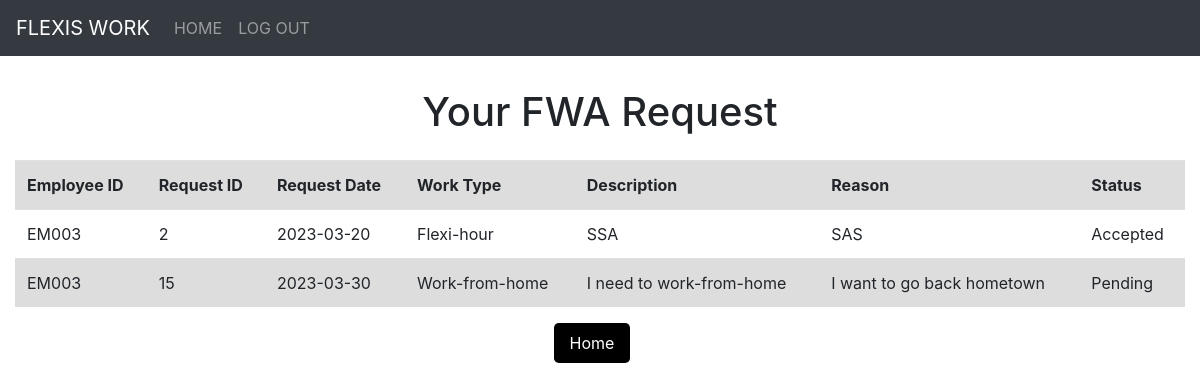
Before: /submmitedFWARequest.php (signed in) with the older database file.
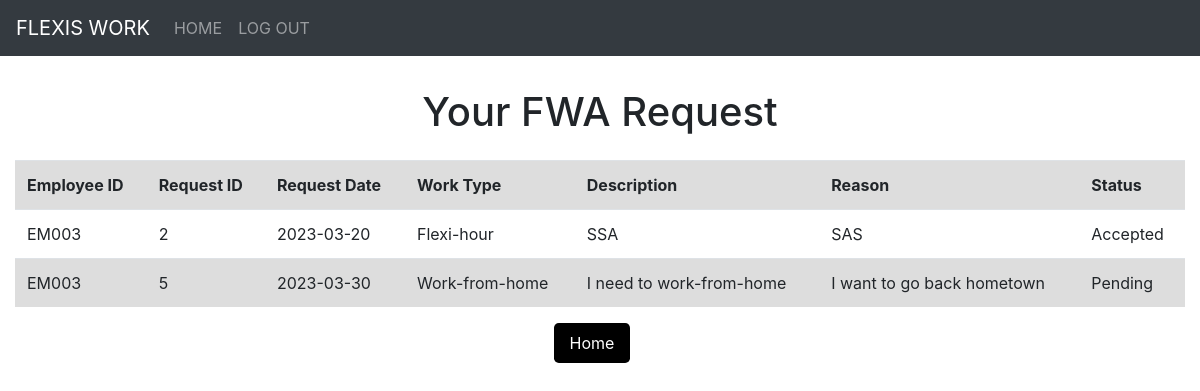
After: the same page with the newer database file.
### tables this page shows
CREATE TABLE `fwa_rquest` (
  `requestID` int(11) NOT NULL,
  `requestDate` date NOT NULL DEFAULT current_timestamp(),
  `workType` varchar(30) NOT NULL CHECK (`workType` in ('Flexi-hour','Work-from-home','Hybrid')),
  `description` varchar(255) NOT NULL,
  `reason` varchar(255) NOT NULL,
  `status` varchar(20) NOT NULL,
  `comment` varchar(255) DEFAULT NULL,
  `employeeID` varchar(5) NOT NULL
);

### submmitedFWARequest.php (the view, shortened to what this page needs)
<!DOCTYPE html>
<html>
<?php include 'Component/head.php'; ?>
<?php include 'Component/header.php'; ?>
<head>
</head>
<body>
    <h1>Your FWA Request</h1>
    <div class="container-fluid">
        <table class="table">
            <tbody>
                <tr>
                    <th scope="col">Employee ID</th>
                    <th scope="col">Request ID</th>
                    <th scope="col">Request Date</th>
                    <th scope="col">Work Type</th>
                    <th scope="col">Description</th>
                    <th scope="col">Reason</th>
                    <th scope="col">Status</th>
                </tr>
                <?php
            require_once('config.php');
            $employee_id = $_SESSION["EmployeeID"];
            $sql =  "SELECT * FROM fwa_rquest WHERE employeeID = '$employee_id'";
            $result = $conn->query($sql);
            while($row = $result -> fetch_assoc()){
                echo
                "<tr>
                    <td>".$row["employeeID"]."</td>
                    <td>".$row["requestID"]."</td>
                    <td>".$row["requestDate"]."</td>
                    <td>".$row["workType"]."</td>
                    <td>".$row["description"]."</td>
                    <td>".$row["reason"]."</td>
                    <td>".$row["status"]."</td>
                </tr>";
            }
            ?>
            </tbody>
        </table>
        <div class="container text-center">
            <form action="submmitedFWARequest.php" method="post">
                <input class="btn btn-secondary" type="submit" name="home" value="Home" formnovalidate>
            </form>
        </div>
    </div>
</body>
</html>

### Component/head.php (shortened to what this page needs)
<head>
    <link rel="stylesheet" href="https://stackpath.bootstrapcdn.com/bootstrap/4.1.3/css/bootstrap.min.css">
    <link rel="stylesheet" href="style.css">
    </head>

### Component/header.php
<?php
    $homePage = "";
    if(isset($_SESSION["position"])) {
        if($_SESSION["position"] == "Employee") {
            $homePage = "employeeHome.php";
        } elseif($_SESSION["position"] == "Supervisor") {
            $homePage = "supervisorHome.php";
        } elseif($_SESSION["position"] == "HR Admin") {
            $homePage = "hrAdminHome.php";
        }
    }
?>
<header>
    <nav class="navbar navbar-expand-lg navbar-dark bg-dark">
        <a class="navbar-brand" href="#">FLEXIS WORK</a>
        <div class="collapse navbar-collapse">
            <ul class="navbar-nav navbar-nav">
                <li class="nav-item">
                    <a class="nav-link" href="<?php echo $homePage; ?>">HOME</a>
                </li>
                <li class="nav-item">
                    <a class="nav-link" href="logout.php">LOG OUT</a>
                </li>
            </ul>
        </div>
    </nav>
</header>

### style.css (style rules this page uses)
form { width: 100%; margin: 0 auto; max-width: 400px; }
h1 { font-size: 2.5rem; margin-top: 2rem; margin-bottom: 1.5rem; text-align: center; }
table { border-collapse: collapse; }
tr:nth-child(odd) { background-color: #ddd; }
th, td { padding: 5px 10px; }
input[type="submit"], input[type="reset"] { padding: 0.5rem 1rem; border: none; border-radius: 0.3rem; background-color: #000000; color: white; font-size: 1rem; cursor: pointer; margin-right: 1rem; }

Changed rows visible on the page:
removed fwa_rquest: employeeID "EM003", requestID "15", requestDate "2023-03-30", workType "Work-from-home", description "I need to work-from-home", reason "I want to go back hometown", status "Pending"
added fwa_rquest: employeeID "EM003", requestID "5", requestDate "2023-03-30", workType "Work-from-home", description "I need to work-from-home", reason "I want to go back hometown", status "Pending"
